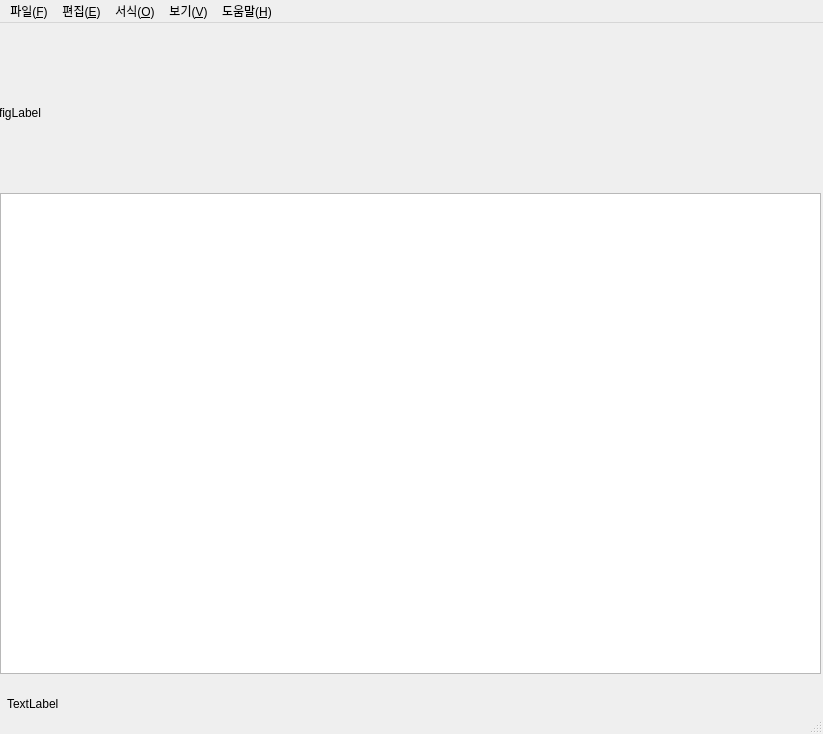
<?xml version="1.0" encoding="UTF-8"?>
<ui version="4.0">
 <class>MainWindow</class>
 <widget class="QMainWindow" name="MainWindow">
  <property name="geometry">
   <rect>
    <x>0</x>
    <y>0</y>
    <width>823</width>
    <height>734</height>
   </rect>
  </property>
  <property name="windowTitle">
   <string>MainWindow</string>
  </property>
  <widget class="QWidget" name="centralwidget">
   <widget class="QLabel" name="top_label">
    <property name="geometry">
     <rect>
      <x>-1</x>
      <y>9</y>
      <width>821</width>
      <height>161</height>
     </rect>
    </property>
    <property name="text">
     <string>figLabel</string>
    </property>
   </widget>
   <widget class="QPlainTextEdit" name="plainTextEdit">
    <property name="geometry">
     <rect>
      <x>0</x>
      <y>170</y>
      <width>821</width>
      <height>481</height>
     </rect>
    </property>
   </widget>
   <widget class="QLabel" name="bottom_label">
    <property name="geometry">
     <rect>
      <x>7</x>
      <y>655</y>
      <width>811</width>
      <height>51</height>
     </rect>
    </property>
    <property name="text">
     <string>TextLabel</string>
    </property>
   </widget>
  </widget>
  <widget class="QMenuBar" name="menubar">
   <property name="geometry">
    <rect>
     <x>0</x>
     <y>0</y>
     <width>823</width>
     <height>22</height>
    </rect>
   </property>
   <widget class="QMenu" name="menu_F">
    <property name="title">
     <string>파일(&amp;F)</string>
    </property>
    <addaction name="action_N"/>
    <addaction name="action_W"/>
    <addaction name="action_O"/>
    <addaction name="action_S"/>
    <addaction name="action_A"/>
    <addaction name="separator"/>
    <addaction name="action_U"/>
    <addaction name="action_P"/>
    <addaction name="separator"/>
    <addaction name="action_X"/>
   </widget>
   <widget class="QMenu" name="menu_E">
    <property name="title">
     <string>편집(&amp;E)</string>
    </property>
    <addaction name="action_U_2"/>
    <addaction name="separator"/>
    <addaction name="action_T"/>
    <addaction name="action_C"/>
    <addaction name="action_C_2"/>
    <addaction name="action_L"/>
    <addaction name="separator"/>
    <addaction name="actionBing_S"/>
    <addaction name="action_F"/>
    <addaction name="action_N_2"/>
    <addaction name="action_V"/>
    <addaction name="action_R"/>
    <addaction name="action_G"/>
    <addaction name="separator"/>
    <addaction name="action_A_2"/>
    <addaction name="action_D"/>
   </widget>
   <widget class="QMenu" name="menu_O">
    <property name="title">
     <string>서식(&amp;O)</string>
    </property>
    <addaction name="action_W_2"/>
    <addaction name="action_F_2"/>
   </widget>
   <widget class="QMenu" name="menu_V">
    <property name="title">
     <string>보기(&amp;V)</string>
    </property>
    <widget class="QMenu" name="menu_W">
     <property name="title">
      <string>확대하기/축소하기(&amp;W)</string>
     </property>
     <addaction name="action_I_Ctrl"/>
     <addaction name="action_O_Ctrl"/>
     <addaction name="action_Ctrl_O"/>
    </widget>
    <addaction name="menu_W"/>
    <addaction name="action_F_3"/>
   </widget>
   <widget class="QMenu" name="menu_H">
    <property name="title">
     <string>도움말(&amp;H)</string>
    </property>
    <addaction name="action_H"/>
    <addaction name="action_F_4"/>
    <addaction name="separator"/>
    <addaction name="action_A_3"/>
   </widget>
   <addaction name="menu_F"/>
   <addaction name="menu_E"/>
   <addaction name="menu_O"/>
   <addaction name="menu_V"/>
   <addaction name="menu_H"/>
  </widget>
  <widget class="QStatusBar" name="statusbar"/>
  <action name="action_N">
   <property name="text">
    <string>새로 만들기(&amp;N)</string>
   </property>
   <property name="shortcut">
    <string>Ctrl+N</string>
   </property>
  </action>
  <action name="action_W">
   <property name="text">
    <string>새 창(&amp;W)</string>
   </property>
   <property name="shortcut">
    <string>Ctrl+Shift+N</string>
   </property>
  </action>
  <action name="action_O">
   <property name="text">
    <string>열기(&amp;O)...</string>
   </property>
   <property name="shortcut">
    <string>Ctrl+O</string>
   </property>
  </action>
  <action name="action_A">
   <property name="text">
    <string>다른 이름으로 저장(&amp;A)...</string>
   </property>
   <property name="shortcut">
    <string>Ctrl+Shift+S</string>
   </property>
  </action>
  <action name="action_U">
   <property name="text">
    <string>페이지 설정(&amp;U)...</string>
   </property>
  </action>
  <action name="action_P">
   <property name="text">
    <string>인쇄(&amp;P)...</string>
   </property>
   <property name="shortcut">
    <string>Ctrl+P</string>
   </property>
  </action>
  <action name="action_X">
   <property name="text">
    <string>끝내기(&amp;X)</string>
   </property>
  </action>
  <action name="action_T">
   <property name="text">
    <string>잘라내기(&amp;T)</string>
   </property>
   <property name="shortcut">
    <string>Ctrl+X</string>
   </property>
  </action>
  <action name="action_C">
   <property name="text">
    <string>복사(&amp;C)</string>
   </property>
   <property name="shortcut">
    <string>Ctrl+C</string>
   </property>
  </action>
  <action name="action_L">
   <property name="text">
    <string>삭제(&amp;L)</string>
   </property>
   <property name="shortcut">
    <string>Del</string>
   </property>
  </action>
  <action name="actionBing_S">
   <property name="text">
    <string>Bing으로 검색(&amp;S)...</string>
   </property>
   <property name="shortcut">
    <string>Ctrl+E</string>
   </property>
  </action>
  <action name="action_F">
   <property name="text">
    <string>찾기(&amp;F)...</string>
   </property>
   <property name="shortcut">
    <string>Ctrl+F</string>
   </property>
  </action>
  <action name="action_N_2">
   <property name="text">
    <string>다음 찾기(&amp;N)</string>
   </property>
   <property name="shortcut">
    <string>F3</string>
   </property>
  </action>
  <action name="action_V">
   <property name="text">
    <string>이전 찾기(&amp;V)</string>
   </property>
   <property name="shortcut">
    <string>Shift+F3</string>
   </property>
  </action>
  <action name="action_R">
   <property name="text">
    <string>바꾸기(&amp;R)</string>
   </property>
   <property name="shortcut">
    <string>Ctrl+H</string>
   </property>
  </action>
  <action name="action_G">
   <property name="text">
    <string>이동(&amp;G)...</string>
   </property>
   <property name="shortcut">
    <string>Ctrl+G</string>
   </property>
  </action>
  <action name="action_A_2">
   <property name="text">
    <string>모두 선택(&amp;A)</string>
   </property>
   <property name="shortcut">
    <string>Ctrl+A</string>
   </property>
  </action>
  <action name="action_D">
   <property name="text">
    <string>시간/날짜(&amp;D)</string>
   </property>
   <property name="shortcut">
    <string>F5</string>
   </property>
  </action>
  <action name="action_W_2">
   <property name="text">
    <string>자동 줄 바꿈(&amp;W)</string>
   </property>
  </action>
  <action name="action_F_2">
   <property name="text">
    <string>글꼴(&amp;F)...</string>
   </property>
  </action>
  <action name="action_F_3">
   <property name="checkable">
    <bool>true</bool>
   </property>
   <property name="text">
    <string>상태 표시줄(&amp;S)</string>
   </property>
  </action>
  <action name="action_I_Ctrl">
   <property name="text">
    <string>확대(&amp;I)</string>
   </property>
   <property name="shortcut">
    <string>Ctrl+=</string>
   </property>
  </action>
  <action name="action_O_Ctrl">
   <property name="text">
    <string>축소(&amp;O)</string>
   </property>
   <property name="shortcut">
    <string>Ctrl+-</string>
   </property>
  </action>
  <action name="action_Ctrl_O">
   <property name="text">
    <string>확대하기/축소하기 기본값 복원</string>
   </property>
   <property name="shortcut">
    <string>Ctrl+O</string>
   </property>
  </action>
  <action name="action_H">
   <property name="text">
    <string>도움말 보기(&amp;H)</string>
   </property>
  </action>
  <action name="action_F_4">
   <property name="text">
    <string>피드백 보내기(&amp;F)</string>
   </property>
  </action>
  <action name="action_A_3">
   <property name="text">
    <string>메모장 정보(&amp;A)</string>
   </property>
  </action>
  <action name="action_C_2">
   <property name="enabled">
    <bool>true</bool>
   </property>
   <property name="text">
    <string>붙여 넣기(&amp;P)</string>
   </property>
   <property name="toolTip">
    <string>붙여 넣기(P)</string>
   </property>
   <property name="shortcut">
    <string>Ctrl+V</string>
   </property>
   <property name="autoRepeat">
    <bool>true</bool>
   </property>
   <property name="visible">
    <bool>true</bool>
   </property>
   <property name="iconVisibleInMenu">
    <bool>true</bool>
   </property>
  </action>
  <action name="action_S">
   <property name="text">
    <string>저장(&amp;S)</string>
   </property>
   <property name="toolTip">
    <string>저장(S)</string>
   </property>
   <property name="shortcut">
    <string>Ctrl+S</string>
   </property>
  </action>
  <action name="action_U_2">
   <property name="text">
    <string>실행 취소(&amp;U)</string>
   </property>
   <property name="shortcut">
    <string>Ctrl+Z</string>
   </property>
  </action>
 </widget>
 <resources/>
 <connections>
  <connection>
   <sender>action_X</sender>
   <signal>triggered()</signal>
   <receiver>MainWindow</receiver>
   <slot>close()</slot>
   <hints>
    <hint type="sourcelabel">
     <x>-1</x>
     <y>-1</y>
    </hint>
    <hint type="destinationlabel">
     <x>438</x>
     <y>370</y>
    </hint>
   </hints>
  </connection>
 </connections>
</ui>
